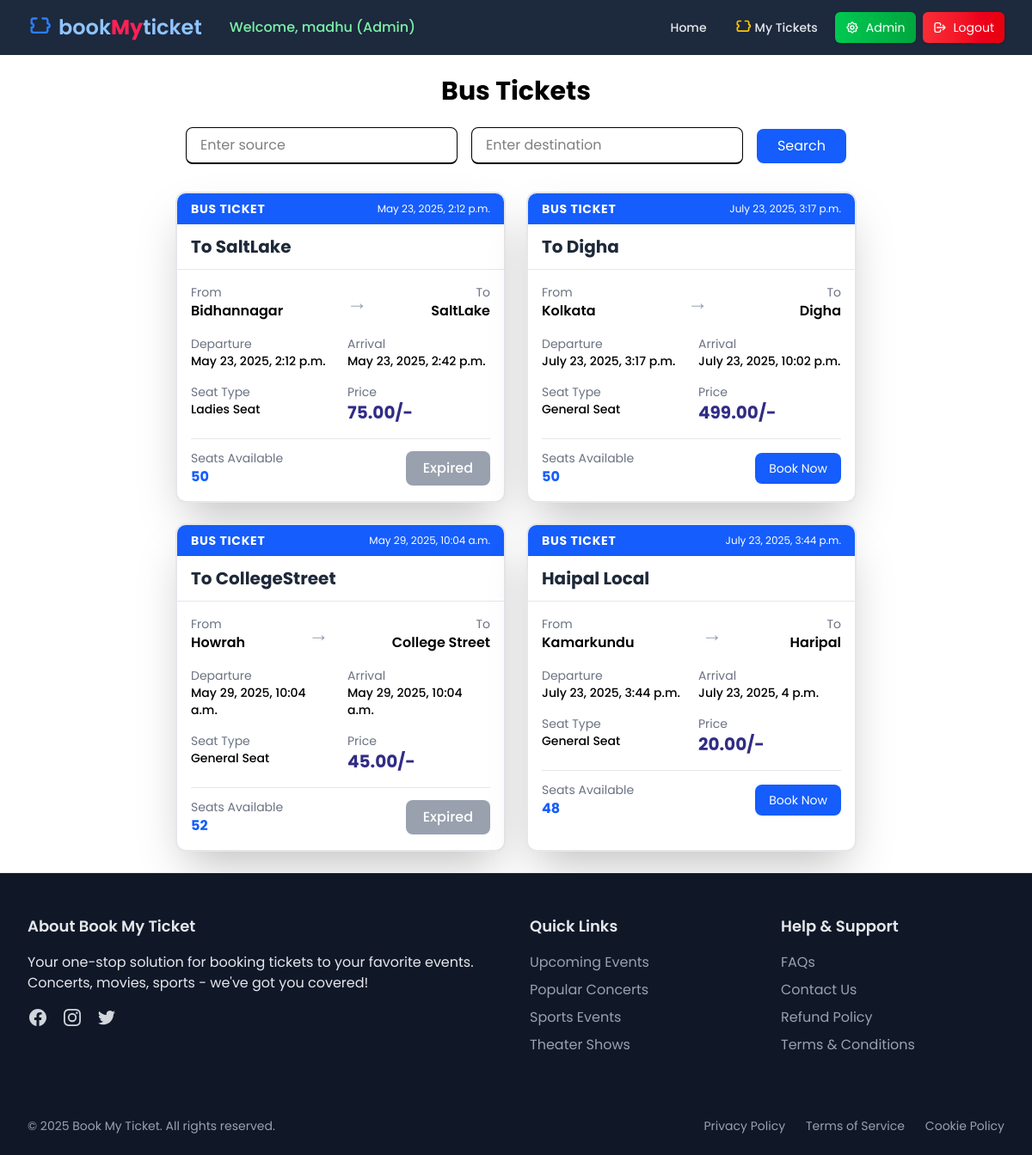
/busbooking/busbook/ (signed in), run on an earlier commit of the app's database.
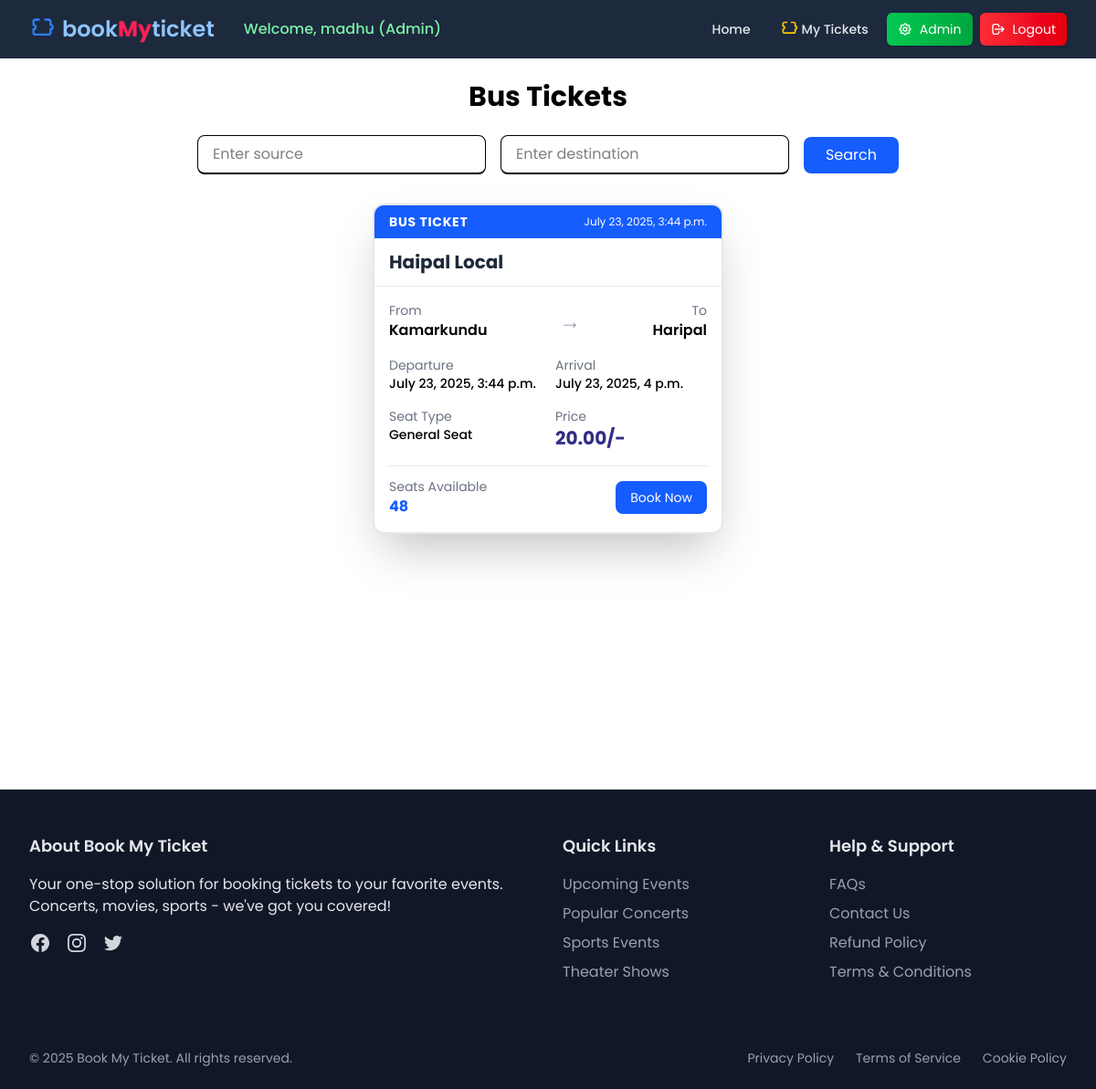
And on a later commit of the database.
### booking_bus/models.py (models this page shows, shortened)
class Ticketsbus(models.Model):
    seat_types = [
        ('GN','General Seat'),
        ('LD','Ladies Seat'),
    ]
    seat_no = [
        ('GN','1-25'),
        ('LD','26-50'),
    ]
    name = models.CharField(max_length=20)
    date_time = models.DateTimeField(default=timezone.now)
    type1 = models.CharField(max_length=2, choices=seat_types)
    type2 = models.CharField(max_length=3, choices=seat_no)
    source = models.CharField(max_length=20)
    destination = models.CharField(max_length=20)
    departure_time = models.DateTimeField(default=timezone.now)
    arrival_time = models.DateTimeField(default=timezone.now)
    total_seats = models.PositiveIntegerField()
    price = models.DecimalField(max_digits=10, decimal_places=2)
    @property
    def has_departed(self):
        return timezone.now() > self.departure_time

### booking_bus/views.py (the view)
# urls.py: path('busbook/',views.busbook,name='busbook'),
def busbook(request):
    source = request.GET.get('source', '')
    destination = request.GET.get('destination', '')
    if source and destination:
        tickets = Ticketsbus.objects.filter(source__icontains=source, destination__icontains=destination)
    elif destination:
        tickets = Ticketsbus.objects.filter(destination__icontains=destination)
    elif source:
        tickets = Ticketsbus.objects.filter(source__icontains=source)
    else:
        tickets = Ticketsbus.objects.all()
    return render(request, 'booking_bus/book_bus.html', {'tickets': tickets})

### booking_bus/templates/booking_bus/book_bus.html (shortened to what the changed rows need)
{% extends "layout.html" %}
{% block content %}
{% if user.is_authenticated %}
<div class="p-6 min-h-screen">
    <h1 class="text-3xl font-bold mb-6 text-center text-black">Bus Tickets</h1>
    <div class="container mx-auto px-4">
        {% if tickets %}
        <div class="flex flex-wrap justify-center gap-6">
            {% for ticket in tickets %}
            <div class="w-full md:w-96 bg-white rounded-xl shadow-2xl overflow-hidden border-2 border-gray-200 transform hover:scale-105 transition duration-300">
                <div class="bg-blue-600 px-4 py-2 flex justify-between items-center">
                    <span class="text-white font-bold text-sm uppercase tracking-wider">Bus Ticket</span>
                    <span class="text-white text-xs">{{ ticket.departure_time }}</span>
                </div>
                <div class="px-4 py-3 border-b border-gray-200">
                    <h2 class="text-xl font-bold text-gray-800">{{ ticket.name }}</h2>
                </div>
                <div class="p-4">
                    <div class="flex items-center justify-between mb-3">
                        <div>
                            <p class="text-gray-500 text-sm">From</p>
                            <p class="font-semibold">{{ ticket.source }}</p>
                        </div>
                        <div class="text-2xl text-gray-400">→</div>
                        <div class="text-right">
                            <p class="text-gray-500 text-sm">To</p>
                            <p class="font-semibold">{{ ticket.destination }}</p>
                        </div>
                    </div>
                    <div class="grid grid-cols-2 gap-4 text-sm mt-4">
                        <div>
                            <p class="text-gray-500">Departure</p>
                            <p class="font-medium">{{ ticket.departure_time }}</p>
                        </div>
                        <div>
                            <p class="text-gray-500">Arrival</p>
                            <p class="font-medium">{{ ticket.arrival_time }}</p>
                        </div>
                        <div>
                            <p class="text-gray-500">Seat Type</p>
                            <p class="font-medium">{{ ticket.get_type1_display }}</p>
                        </div>
                        <div>
                            <p class="text-gray-500">Price</p>
                            <p class="text-xl font-bold text-indigo-900">{{ ticket.price }}/-</p>
                        </div>
                    </div>
                    <div class="mt-4 pt-3 border-t border-gray-200 flex justify-between items-center">
                        <div>
                            <p class="text-gray-500 text-sm">Seats Available</p>
                            <p class="font-bold text-blue-600">{{ ticket.total_seats }}</p>
                        </div>
                        {% if ticket.has_departed %}
                        <button class="bg-gray-400 text-white font-medium py-2 px-5 rounded-lg cursor-not-allowed" disabled>
                            Expired
                        </button>
                        {% else %}
                        <form method="post" action="{% url 'book_bus_ticket' ticket.id %}">
                            <button type="submit" class="bg-blue-600 text-white px-4 py-2 rounded-lg text-sm hover:bg-blue-700 transition">
                                Book Now
                          </form>
                          {% endif %}
                    </div>
                </div>
            </div>
            {% endfor %}
        </div>
        {% else %}
        <p class="text-center text-white text-lg font-semibold">No tickets found matching your search.</p>
        {% endif %}
    </div>
</div>
{% endif %}
{% endblock content %}

What changed in the data, as far as the page shows it:
removed Ticketsbus: departure_time "May 23, 2025, 2:12 p.m.", name "To SaltLake", source "Bidhannagar", destination "SaltLake", arrival_time "May 23, 2025, 2:42 p.m.", type1 "Ladies Seat", price "75.00", total_seats "50", shows "Expired"
removed Ticketsbus: departure_time "July 23, 2025, 3:17 p.m.", name "To Digha", source "Kolkata", destination "Digha", arrival_time "July 23, 2025, 10:02 p.m.", type1 "General Seat", price "499.00", total_seats "50", shows "Book Now"
removed Ticketsbus: departure_time "May 29, 2025, 10:04 a.m.", name "To CollegeStreet", source "Howrah", destination "College Street", arrival_time "May 29, 2025, 10:04 a.m.", type1 "General Seat", price "45.00", total_seats "52", shows "Expired"
